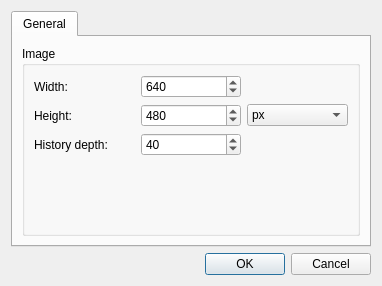
<?xml version="1.0" encoding="UTF-8"?>
<ui version="4.0">
 <class>Settings</class>
 <widget class="QDialog" name="Settings">
  <property name="geometry">
   <rect>
    <x>0</x>
    <y>0</y>
    <width>382</width>
    <height>286</height>
   </rect>
  </property>
  <property name="windowTitle">
   <string>Settings</string>
  </property>
  <layout class="QVBoxLayout" name="verticalLayout">
   <item>
    <widget class="QTabWidget" name="tabWidget">
     <property name="currentIndex">
      <number>0</number>
     </property>
     <widget class="QWidget" name="tabGeneral">
      <attribute name="title">
       <string>General</string>
      </attribute>
      <layout class="QVBoxLayout" name="verticalLayout_2">
       <item>
        <widget class="QGroupBox" name="groupBox">
         <property name="title">
          <string>Image</string>
         </property>
         <layout class="QVBoxLayout" name="verticalLayout_3">
          <item>
           <layout class="QGridLayout" name="gridLayout">
            <item row="1" column="0">
             <widget class="QLabel" name="label_2">
              <property name="text">
               <string>Height:</string>
              </property>
             </widget>
            </item>
            <item row="0" column="1">
             <widget class="QSpinBox" name="sbWidth">
              <property name="minimum">
               <number>1</number>
              </property>
              <property name="maximum">
               <number>65536</number>
              </property>
              <property name="value">
               <number>640</number>
              </property>
             </widget>
            </item>
            <item row="1" column="2">
             <widget class="QComboBox" name="cbKindSize">
              <item>
               <property name="text">
                <string>px</string>
               </property>
              </item>
             </widget>
            </item>
            <item row="0" column="0">
             <widget class="QLabel" name="label">
              <property name="text">
               <string>Width:</string>
              </property>
             </widget>
            </item>
            <item row="1" column="1">
             <widget class="QSpinBox" name="sbHeight">
              <property name="minimum">
               <number>1</number>
              </property>
              <property name="maximum">
               <number>65536</number>
              </property>
              <property name="value">
               <number>480</number>
              </property>
             </widget>
            </item>
            <item row="2" column="0">
             <widget class="QLabel" name="label_3">
              <property name="text">
               <string>History depth:</string>
              </property>
             </widget>
            </item>
            <item row="2" column="1">
             <widget class="QSpinBox" name="sbHistoryDepth">
              <property name="maximum">
               <number>1024</number>
              </property>
              <property name="value">
               <number>40</number>
              </property>
             </widget>
            </item>
           </layout>
          </item>
          <item>
           <spacer name="verticalSpacer">
            <property name="orientation">
             <enum>Qt::Vertical</enum>
            </property>
            <property name="sizeHint" stdset="0">
             <size>
              <width>20</width>
              <height>40</height>
             </size>
            </property>
           </spacer>
          </item>
         </layout>
        </widget>
       </item>
      </layout>
     </widget>
    </widget>
   </item>
   <item>
    <widget class="QDialogButtonBox" name="buttonBox">
     <property name="orientation">
      <enum>Qt::Horizontal</enum>
     </property>
     <property name="standardButtons">
      <set>QDialogButtonBox::Cancel|QDialogButtonBox::Ok</set>
     </property>
    </widget>
   </item>
  </layout>
 </widget>
 <resources/>
 <connections>
  <connection>
   <sender>buttonBox</sender>
   <signal>accepted()</signal>
   <receiver>Settings</receiver>
   <slot>accept()</slot>
   <hints>
    <hint type="sourcelabel">
     <x>248</x>
     <y>254</y>
    </hint>
    <hint type="destinationlabel">
     <x>157</x>
     <y>274</y>
    </hint>
   </hints>
  </connection>
  <connection>
   <sender>buttonBox</sender>
   <signal>rejected()</signal>
   <receiver>Settings</receiver>
   <slot>reject()</slot>
   <hints>
    <hint type="sourcelabel">
     <x>316</x>
     <y>260</y>
    </hint>
    <hint type="destinationlabel">
     <x>286</x>
     <y>274</y>
    </hint>
   </hints>
  </connection>
 </connections>
</ui>
